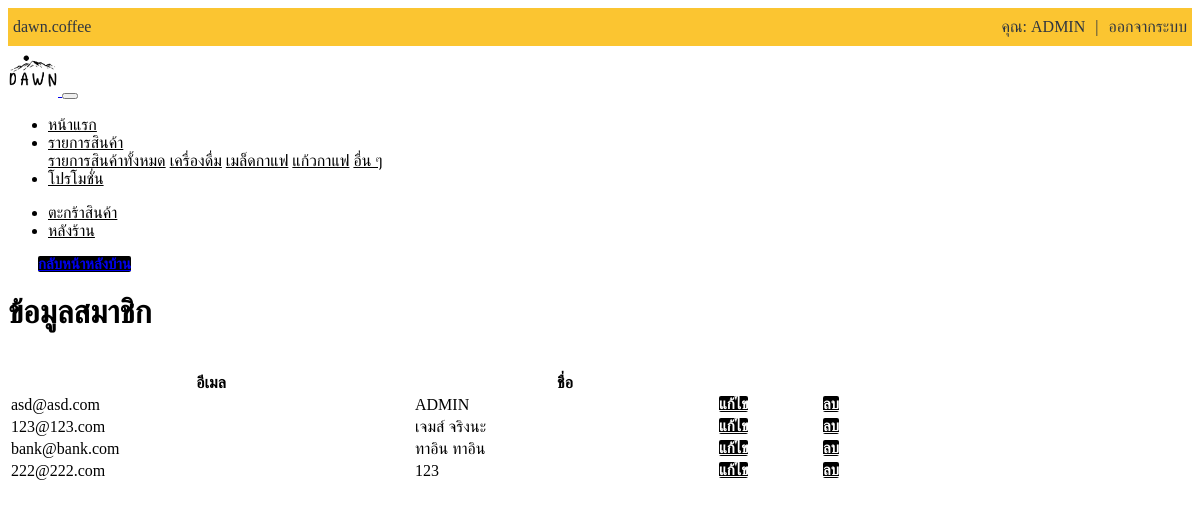
The app's page /admin/admin_member.php (signed in) with its own data.
### tables this page shows
CREATE TABLE `account` (
  `acc_id` int(5) NOT NULL,
  `acc_name` varchar(255) NOT NULL,
  `acc_password` varchar(255) NOT NULL,
  `acc_email` varchar(255) NOT NULL,
  `acc_address` varchar(255) NOT NULL,
  `acc_phone` varchar(255) NOT NULL,
  `acc_status` varchar(255) NOT NULL
);

### admin/admin_member.php (the view, shortened to what this page needs)
<?php
include_once('include/navbar.php');
$check_admin = isset($_SESSION['auth-status']) ? $_SESSION['auth-status'] : '';
if($check_admin == 'admin' ){
?>
<div class="container">
<a href="?page=admin" class="btn btn-primary btn-block btn-back">กลับหน้าหลังบ้าน</a><br>
<table class="table table-hover mx-auto"  style="max-width:1024px;">
<h1 class="text-center">ข้อมูลสมาชิก</h1>
<br>
  <thead>
    <tr>
      <th scope="col">อีเมล</th>
      <th scope="col">ชื่อ</th>
      <th scope="col"></th>
      <th scope="col"></th>
    </tr>
  </thead>
  <tbody>
    <?php
    include_once('config.inc.php');
    $result = mysqli_query($conn,"SELECT * FROM account ORDER BY acc_id asc");
    while($row = mysqli_fetch_array($result)){
        ?>
       <tr class='my-auto'>
        <td style='width:400px'><?php echo $row['acc_email']; ?></td>
        <td style='width:300px'><?php echo $row['acc_name']; ?></td>
        <td style='width:100px'>
        <a href='?page=member_edit&&acc-id=<?php echo $row[0]; ?>' class='btn btn-warning btn-block btn-edit'>แก้ไข</a>
        </td>
        <td style='width:100px'>
        <a href='?page=member_remove&&acc-id=<?php echo $row[0]; ?>' onClick="return confirm('คุณต้องการที่จะลบข้อมูลนี้หรือไม่ ?')"  class='btn btn-warning btn-block btn-edit'>ลบ</a>
        </td>
      </tr>
       <?php
    }
    ?>
  </tbody>
</table>
</div>
<?php }else {
    header('Location: ?page=home');
}?>

### include/navbar.php (shortened to what this page needs)
<div class="acc-nav">
<ul class="ul-acc-nav">
  <div class="container">
  <li><a href="#"> <i class="fab fa-instagram"></i> dawn.coffee</a></li>
  <?php
      if(isset($_SESSION['auth-id'])){
        include('config.inc.php');
        $sql = "SELECT * FROM account WHERE acc_id='".$_SESSION["auth-id"]."' ";
        $result = mysqli_query($conn, $sql);
        $row = mysqli_fetch_array($result);
        extract($row);
  ?>
  <li style="float:right"><a href="?page=logout">ออกจากระบบ</a></li>
  <li style="float:right" ><a style="color: #2f3640;">|</a></li>
  <li style="float:right" ><a href="?page=profile">คุณ: <?=$acc_name?></a></li>
  <?php }?>
  </div>
</ul>
</div>
<nav class="navbar navbar-expand-md navbar-light bg-c-light">
  <div class="container">
  <a class="navbar-brand" href="?page=home">
    <img src="dist/img/logo_dawn.png" alt="logo" width="50px">
  </a>
  <button class="navbar-toggler" type="button" data-toggle="collapse" data-target="#navbarSupportedContent" aria-controls="navbarSupportedContent" aria-expanded="false" aria-label="Toggle navigation">
  </button>
  <div class="collapse navbar-collapse" id="navbarSupportedContent">
    <ul class="navbar-nav mr-auto">
      <li class="nav-item">
        <a class="nav-link" href="?page=home">หน้าแรก</a>
      </li>
      <li class="nav-item dropdown">
        <a class="nav-link dropdown-toggle" href="#" id="navbarDropdown" role="button" data-toggle="dropdown" aria-haspopup="true" aria-expanded="false">
          รายการสินค้า
        </a>
        <div class="dropdown-menu" aria-labelledby="navbarDropdown">
          <a class="dropdown-item" href="?page=allproduct">รายการสินค้าทั้งหมด</a>
          <a class="dropdown-item" href="?page=drink">เครื่องดื่ม</a>
          <a class="dropdown-item" href="?page=bean">เมล็ดกาแฟ</a>
          <a class="dropdown-item" href="?page=mug">แก้วกาแฟ</a>
          <a class="dropdown-item" href="?page=more">อื่น ๆ</a>
        </div>
      </li>
      <li class="nav-item">
        <a class="nav-link" href="?page=promotion">โปรโมชั่น</a>
      </li>
    </ul>
    <ul class="navbar-nav ml-auto">
            <?php
              if(isset($_SESSION['auth-id'])){
            ?>
        <li class="nav-item">
            <a class="nav-link" href="?page=cart"><i class="fas fa-shopping-cart"></i> ตะกร้าสินค้า</a>
        </li>
        <?php }?>
        <?php
        $nav_status = isset($_SESSION['auth-status']) ? $_SESSION['auth-status'] : '';
        if($nav_status == "admin"){
        echo'
            <li class="nav-item ">
                <a class="nav-link" href="?page=admin">หลังร้าน</a>
            </li>
            ';
        }
        ?>
    </ul>
  </div>
  </div>
</nav>

### include/navbar.php (style rules this page uses)
.ul-acc-nav { list-style-type: none; margin: 0; padding: 0; overflow: hidden; background-color: #fbc531; }
.ul-acc-nav li { float: left; }
.ul-acc-nav li a { display: block; color: #2f3640; text-align: center; padding: 10px 5px; text-decoration: none; }
.bg-c-light { background-color: white; }
.navbar-nav a { color: black !important; }

### admin/admin_member.php (style rules this page uses)
.btn-back { max-width: 150px; border-radius: 2px; font-size: 15px; font-weight: bold; background-color: black; border: 1px black; margin-top:30px; margin-right:auto; margin-left:30px; }
.btn-edit { max-width: 100px; border-radius: 2px; font-size: 15px; font-weight: bold; background-color: black; color:white; border: 1px black; }

### records on screen
account: acc_name "ADMIN", acc_email "asd@asd.com"
account: acc_email "123@123.com", acc_name "เจมส์ จริงนะ"
account: acc_email "bank@bank.com", acc_name "ทาอิน ทาอิน"
account: acc_email "222@222.com", acc_name "123"
